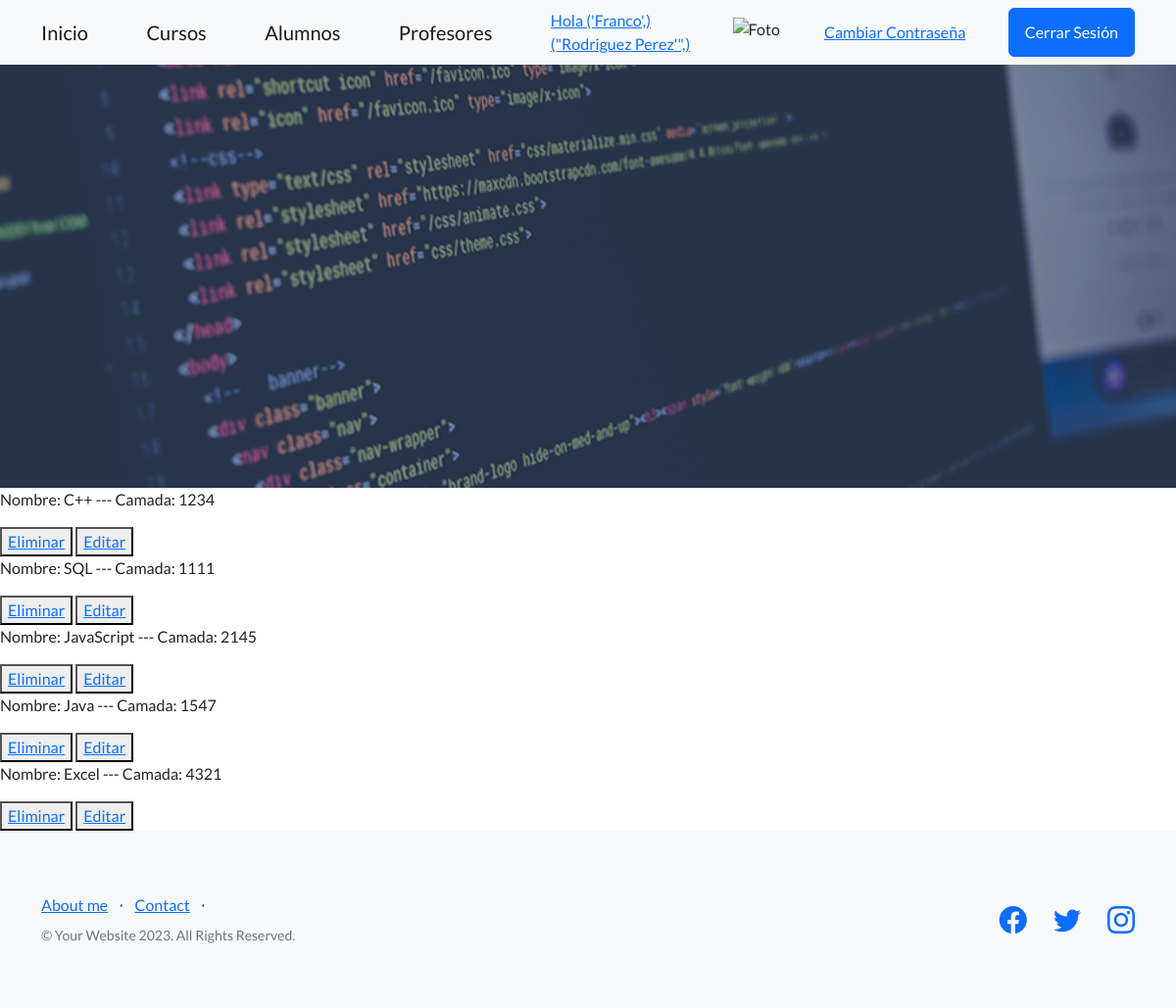
The app's page /AppCoderPE3/leer_cursos/ (signed in) with its own data.
### AppCoderPE3/models.py (models this page shows, shortened)
class Curso(models.Model):
    nombre = models.CharField(max_length=30)
    camada = models.IntegerField()

### AppCoderPE3/views.py (the view)
# urls.py: path("leer_cursos/", leerCursos, name="cursos_leer"),
def leerCursos(request):
    cursos = Curso.objects.all()
    contexto = {"cursos": cursos}
    return render(request, "AppCoderPE3/leer_cursos.html", contexto)

### AppCoderPE3/templates/AppCoderPE3/leer_cursos.html
{% extends "AppCoderPE3/padre.html" %}
{% block parrafo %}
    {% for curso in cursos %}
    <p>Nombre: {{curso.nombre}} --- Camada: {{curso.camada}}</p>
    <button>
        <a href="{% url 'curso_eliminar' curso.nombre %}"> Eliminar </a>
    </button>
    <button>
        <a href="{% url 'curso_editar' curso.nombre %}"> Editar </a>
    </button>
    {% endfor %}
{% endblock %}

### AppCoderPE3/templates/AppCoderPE3/padre.html (shortened to what this page needs)
<!DOCTYPE html>
<html lang="en">
    <head>
        {% load static %}
        <link href="https://cdn.jsdelivr.net/npm/bootstrap-icons@1.5.0/font/bootstrap-icons.css" rel="stylesheet" type="text/css" />
        <link href="{% static 'AppCoderPE3/css/styles.css' %}" rel="stylesheet" />
    </head>
    <body>
        <nav class="navbar navbar-light bg-light static-top">
            <div class="container">
                <a class="navbar-brand" href="{% url 'Busqueda' %}">Inicio</a>
                {% if user.is_authenticated %}
                <a class="navbar-brand" href="{% url 'Cursos' %}">Cursos</a>
                <a class="navbar-brand" href="{% url 'Alumnos' %}">Alumnos</a>
                <a class="navbar-brand" href="{% url 'Profesores' %}">Profesores</a>
                {% endif %}
                {% if user.is_authenticated %}
                <a href="{% url 'Editar Usuario' %}">Hola {{user.first_name}}<br>{{user.last_name}}</a>
                <img src="{{user.avatar_set.last.url}}" width="50px" height="30px" alt="Foto avatar usuario">
                <a href="{% url 'Cambiar Contraseña' %}">Cambiar Contraseña</a>
                <a class="btn btn-primary" href="{% url 'Cerrar Sesion' %}">Cerrar Sesión</a>
                {% else %}
                <a class="btn btn-primary" href="{% url 'Iniciar Sesion' %}">Iniciar Sesión</a>
                <a class="btn btn-primary" href="{% url 'Registrar' %}">Registrarse</a>
                {% endif %}
            </div>
        </nav>
        <header class="masthead">
            <div class="container position-relative">
                <div class="row justify-content-center">
                    <div class="col-xl-6">
                    </div>
                </div>
            </div>
        </header>
        {% block parrafo %}
        {% endblock %}
        <footer class="footer bg-light">
            <div class="container">
                <div class="row">
                    <div class="col-lg-6 h-100 text-center text-lg-start my-auto">
                        <ul class="list-inline mb-2">
                            <li class="list-inline-item"><a href="{% url 'Sobre Mi' %}">About me</a></li>
                            <li class="list-inline-item">⋅</li>
                            <li class="list-inline-item"><a href="#!">Contact</a></li>
                            <li class="list-inline-item">⋅</li>
                        </ul>
                        <p class="text-muted small mb-4 mb-lg-0">&copy; Your Website 2023. All Rights Reserved.</p>
                    </div>
                    <div class="col-lg-6 h-100 text-center text-lg-end my-auto">
                        <ul class="list-inline mb-0">
                            <li class="list-inline-item me-4">
                                <a href="https://facebook.com" target="_blank"><i class="bi-facebook fs-3"></i></a>
                            </li>
                            <li class="list-inline-item me-4">
                                <a href="https://twitter.com/" target="_blank"><i class="bi-twitter fs-3"></i></a>
                            </li>
                            <li class="list-inline-item">
                                <a href="https://www.instagram.com/" target="_blank"><i class="bi-instagram fs-3"></i></a>
                            </li>
                        </ul>
                    </div>
                </div>
            </div>
        </footer>
    </body>
</html>

### records on screen
Curso: nombre "C++", camada "1234"
Curso: nombre "SQL", camada "1111"
Curso: nombre "JavaScript", camada "2145"
Curso: nombre "Java", camada "1547"
Curso: nombre "Excel", camada "4321"

### other values on screen
{{ user.first_name }} "('Franco',)"
{{ user.last_name }} "(\"Rodriguez Perez'\",)"
